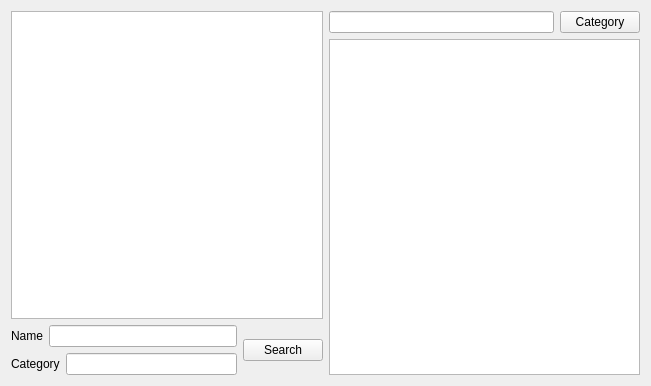
<?xml version="1.0" encoding="UTF-8"?>
<ui version="4.0">
 <class>user_interface2</class>
 <widget class="QWidget" name="user_interface2">
  <property name="geometry">
   <rect>
    <x>0</x>
    <y>0</y>
    <width>651</width>
    <height>386</height>
   </rect>
  </property>
  <property name="windowTitle">
   <string>user_interface2</string>
  </property>
  <layout class="QHBoxLayout" name="horizontalLayout_5">
   <item>
    <layout class="QVBoxLayout" name="verticalLayout_3">
     <item>
      <widget class="QListWidget" name="listWidget"/>
     </item>
     <item>
      <layout class="QHBoxLayout" name="horizontalLayout_4">
       <item>
        <layout class="QVBoxLayout" name="verticalLayout_2">
         <item>
          <layout class="QHBoxLayout" name="horizontalLayout_3">
           <item>
            <widget class="QLabel" name="label_2">
             <property name="text">
              <string>Name</string>
             </property>
            </widget>
           </item>
           <item>
            <widget class="QLineEdit" name="input_name"/>
           </item>
          </layout>
         </item>
         <item>
          <layout class="QHBoxLayout" name="horizontalLayout_2">
           <item>
            <widget class="QLabel" name="label">
             <property name="text">
              <string>Category</string>
             </property>
            </widget>
           </item>
           <item>
            <widget class="QLineEdit" name="input_categry2"/>
           </item>
          </layout>
         </item>
        </layout>
       </item>
       <item>
        <widget class="QPushButton" name="Button2">
         <property name="text">
          <string>Search</string>
         </property>
        </widget>
       </item>
      </layout>
     </item>
    </layout>
   </item>
   <item>
    <layout class="QVBoxLayout" name="verticalLayout">
     <item>
      <layout class="QHBoxLayout" name="horizontalLayout">
       <item>
        <widget class="QLineEdit" name="input_cateory"/>
       </item>
       <item>
        <widget class="QPushButton" name="Button1">
         <property name="text">
          <string>Category</string>
         </property>
        </widget>
       </item>
      </layout>
     </item>
     <item>
      <widget class="QListWidget" name="list2"/>
     </item>
    </layout>
   </item>
  </layout>
 </widget>
 <resources/>
 <connections/>
</ui>
